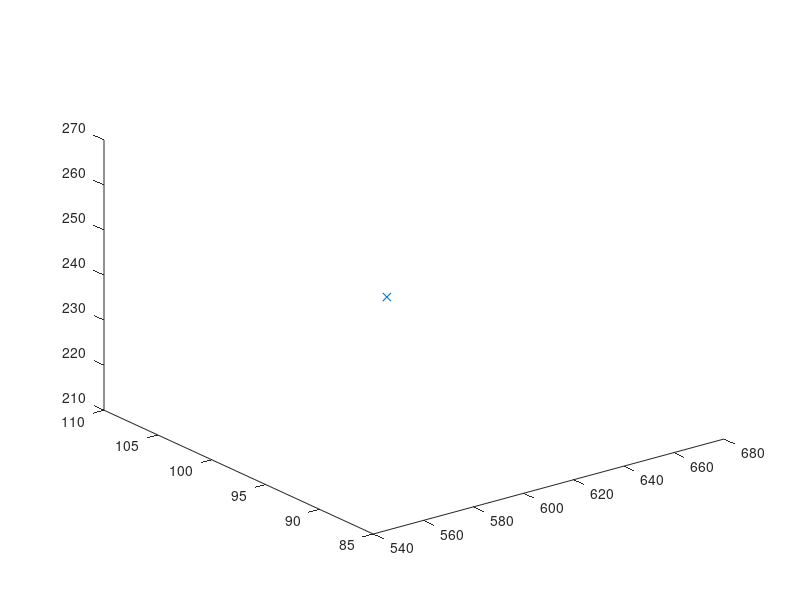

This figure's MATLAB source: (Note: this script raises an error after producing the figure.)
clearvars
close all
x_max = 640;
y_max = 480;
z_max = 400;

EPS = 20;
numNodes = 2000;        

q_start.coord = [0 0 0];
q_start.cost = 0;
q_start.parent = 0;
q_goal.coord = [640 480 100];
q_goal.cost = 0;

nodes(1) = q_start;
figure(1)

for i = 1:1:numNodes
    q_rand = [rand(1)*x_max rand(1)*y_max rand(1)*z_max];
    plot3(q_rand(1), q_rand(2), q_rand(3), 'x', 'Color',  [0 0.4470 0.7410])
    
    % Break if goal node is already reached
    for j = 1:1:length(nodes)
        if nodes(j).coord == q_goal.coord
            break
        end
    end
    
    % Pick the closest node from existing list to branch out from
    ndist = [];
    for j = 1:1:length(nodes)
        n = nodes(j);
        tmp = dist_3d(n.coord, q_rand);
        ndist = [ndist tmp];
    end
    [val, idx] = min(ndist);
    q_near = nodes(idx);
    
    q_new.coord = steer3d(q_rand, q_near.coord, val, EPS);
    line([q_near.coord(1), q_new.coord(1)], [q_near.coord(2), q_new.coord(2)], [q_near.coord(3), q_new.coord(3)], 'Color', 'k', 'LineWidth', 2);
    drawnow
    hold on
    q_new.cost = dist_3d(q_new.coord, q_near.coord) + q_near.cost;
    
    % Within a radius of r, find all existing nodes
    q_nearest = [];
    r = 50;
    neighbor_count = 1;
    for j = 1:1:length(nodes)
        if (dist_3d(nodes(j).coord, q_new.coord)) <= r
            q_nearest(neighbor_count).coord = nodes(j).coord;
            q_nearest(neighbor_count).cost = nodes(j).cost;
            neighbor_count = neighbor_count+1;
        end
    end
    
    % Initialize cost to currently known value
    q_min = q_near;
    C_min = q_new.cost;
    
    % Iterate through all nearest neighbors to find alternate lower
    % cost paths
    
    for k = 1:1:length(q_nearest)
        if q_nearest(k).cost + dist_3d(q_nearest(k).coord, q_new.coord) < C_min
            q_min = q_nearest(k);
            C_min = q_nearest(k).cost + dist_3d(q_nearest(k).coord, q_new.coord);
            line([q_min.coord(1), q_new.coord(1)], [q_min.coord(2), q_new.coord(2)], [q_min.coord(3), q_new.coord(3)], 'Color', 'g');            
            hold on
        end
    end
    
    % Update parent to least cost-from node
    for j = 1:1:length(nodes)
        if nodes(j).coord == q_min.coord
            q_new.parent = j;
        end
    end
    
    % Append to nodes
    nodes = [nodes q_new];
end

D = [];
for j = 1:1:length(nodes)
    tmpdist = dist_3d(nodes(j).coord, q_goal.coord);
    D = [D tmpdist];
end

% Search backwards from goal to start to find the optimal least cost path
[val, idx] = min(D);
q_final = nodes(idx);
q_goal.parent = idx;
q_end = q_goal;
nodes = [nodes q_goal];
while q_end.parent ~= 0
    start = q_end.parent;
    line([q_end.coord(1), nodes(start).coord(1)], [q_end.coord(2), nodes(start).coord(2)], [q_end.coord(3), nodes(start).coord(3)], 'Color', 'r', 'LineWidth', 4);
    hold on
    q_end = nodes(start);
end


